Frame 1 (no input): blank canvas, image omitted
Frame 60 (no input): blank canvas, image omitted
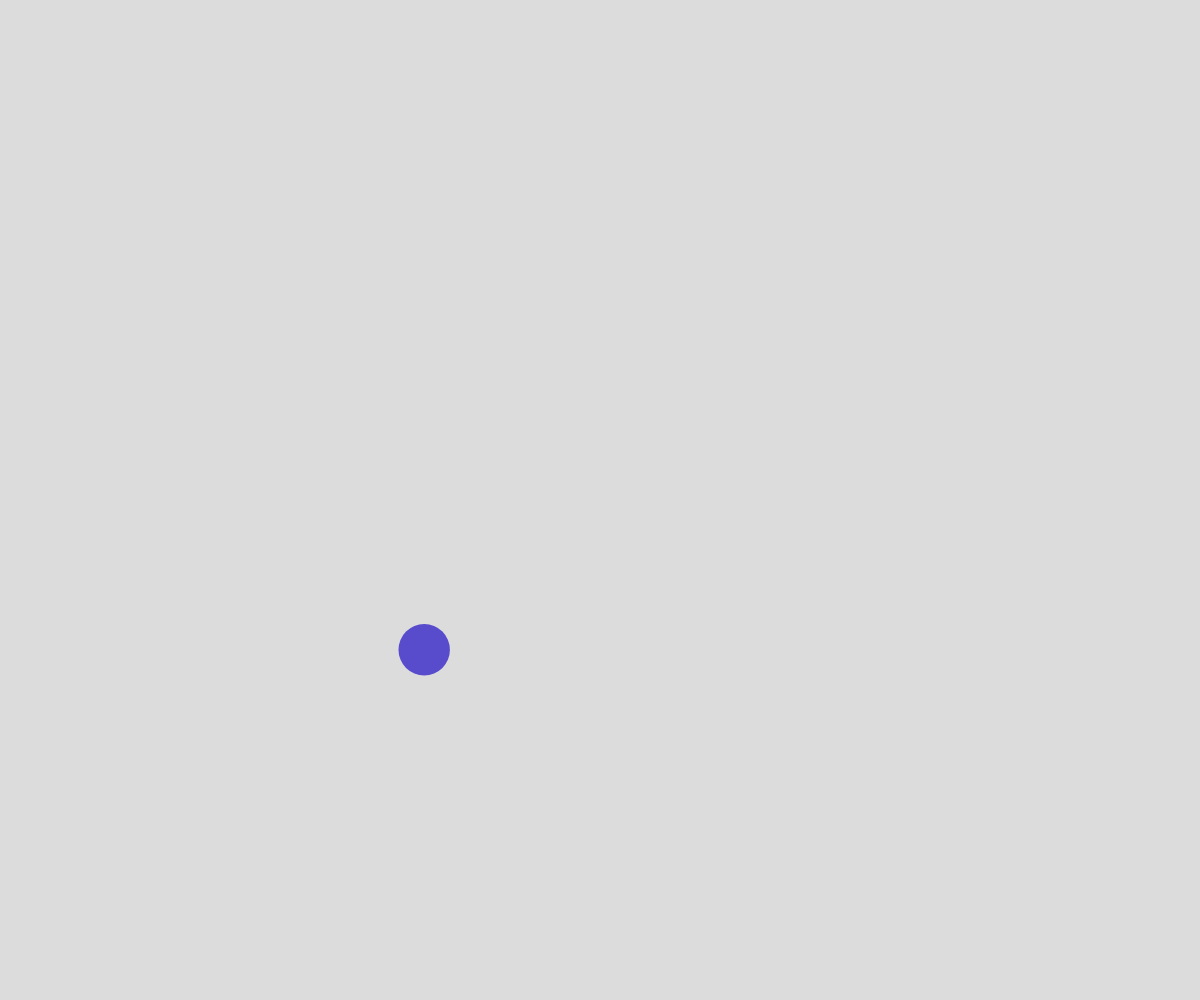
Frame 120 (the mouse pressed at the canvas centre since frame 60)

The p5.js sketch whose frames 1 and 60 were blank and that drew this single picture after the mouse press (run headless with seeded random() and noise() and a simulated clock; from frame 60 on, the mouse is pressed at the canvas centre):

// p5.js sketch
// ── sketch.js
// Project Title
// Your Name
// Date
//
// Extra for Experts:
// - describe what you did to take this project "above and beyond"

class Ball {
  constructor(x,y){
    this.x = x;
    this.y = y;
    this.radius = random(15,30);
    this.dx = random(-5,5);
    this.dy = random(-5,5);
    this.r = random(255);
    this.b = random(255);
    this.g = random(255);

  }


  display(){
    noStroke();
    fill(this.r,this.g,this.b);
    circle(this.x,  this.y,this.radius*2);
  }

  move(){
    this.x += this.dx;
    this.y += this.dy;

    //check top/bottom for bounce
    if(this.y - this.radius < 0  || this.y + this.radius > height ){
      this.dy *= -1;
    }

    if(this.x - this.radius < 0  || this.x + this.radius > width ){
      this.dx *= -1;
    }

  }

  bounceOff(otherBall){
    let radiiSum = this.radius + otherBall.radius;
    let distanceApart = dist(this.x, this.y, otherBall.x, otherBall.y);
    if (radiiSum > distanceApart){
      // hitting each other
      let tempX = this.dx;
      let tempY = this.dy;
      this.dx = otherBall.dx;
      this.dy = otherBall.dy;
      otherBall.dx = tempX;
      otherBall.dy = tempY;

    }

  }



}


let ballArray = [];



function setup() {
  createCanvas(windowWidth, windowHeight);
}

function draw() {
  background(220);

  for (let ball of ballArray){
    ball.move();
    for (let otherBall of ballArray){
      if (ball !== otherBall) {
        ball.bounceOff(otherBall);
      }
    }

    ball.display();
  }


}

function mousePressed(){
  let theBall = new Ball(mouseX,mouseY);
  ballArray.push(theBall);
}
